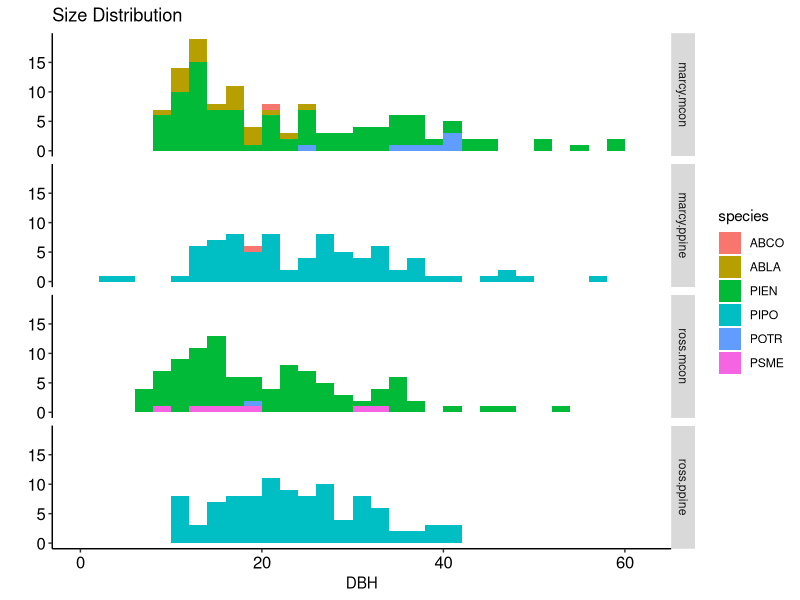

Reproduce this figure in R.
library(ggplot2)

# exploratory analysis of Marcy Litvak's Valles Caldera Data

marcy.pipo <- read.csv("raw input files/marcy_ppine_2013.csv", header=T)
marcy.mcon <- read.csv("raw input files/marcy_mcon_2012.csv", header=T)
ross.trees <- read.csv("raw input files/tree_metadata_DOE_plus_valles.csv", na.strings=c("", "NA", "#VALUE!", "*"),header=T)

summary(ross.trees)
ross.valles <- ross.trees[substr(ross.trees$PlotID,1,1)=="V",]


# ross.pipo <- ross.trees[c("TreeID", "Species", "DBH..cm."),]
# names(ross.pipo) <- c("tree.id", "species", "dbh")

summary(ross.valles)

ross.valles<- ross.valles[,c("TreeID", "PlotID", "Species","DBH..cm.", "Density..stems.ha.")]
names(ross.valles)<- c("tree.id", "plot.id", "species", "dbh", "density")
summary(ross.valles)

ross.valles$site<- as.factor(substr(ross.valles$plot.id, 1, 2))
summary(ross.valles)

ross.pipo <- ross.valles[substr(ross.valles$plot.id,1,2)=="VL",]
ross.mcon <- ross.valles[substr(ross.valles$plot.id,1,2)=="VU",]
summary(ross.pipo)
summary(ross.mcon)

marcy.valles<- merge(marcy.pipo, marcy.mcon, all.x=T, all.y=T)
summary(marcy.valles)

marcy.valles <- marcy.valles[,c("Site", "Tree_Tag_Number","Species", "DBH_1")]
summary(marcy.valles)
names(marcy.valles)<- c("site", "tree.id", "species", "dbh")
summary(marcy.valles)

all.valles<-merge(marcy.valles, ross.valles, all.x=T, all.y=T)
summary(all.valles)




all.valles$site<- ifelse(substr(all.valles$site, 1, 2)=="VL", "ross.ppine", 
                         ifelse(substr(all.valles$site,1,2)=="VU", "ross.mcon", 
                                ifelse(all.valles$site=="PPINE", "marcy.ppine", "marcy.mcon")))
all.valles$site<-as.factor(all.valles$site)
summary(all.valles)

dbh.bins1 <- seq(0, max(all.valles$dbh, na.rm=T), 2)



qplot(x=dbh, data=all.valles, geom="histogram", breaks=dbh.bins1, fill=species)+
  facet_grid(site ~ .)+
  theme(axis.line=element_line(color="black", size=0.5), panel.grid.major=element_blank(), panel.grid.minor= element_blank(), panel.border= element_blank(), panel.background= element_blank(), axis.text.x=element_text(angle=0, color="black", size=12), axis.text.y=element_text(color="black", size=12)) + 
  scale_x_continuous(name="DBH") + ggtitle("Size Distribution") #+ scale_fill_manual(values=as.vector(spp.col.tree$Color))


test <- t.test(marcy.pipo$DBH_1, ross.pipo$dbh, na.rm=T)
summary(test)
test
